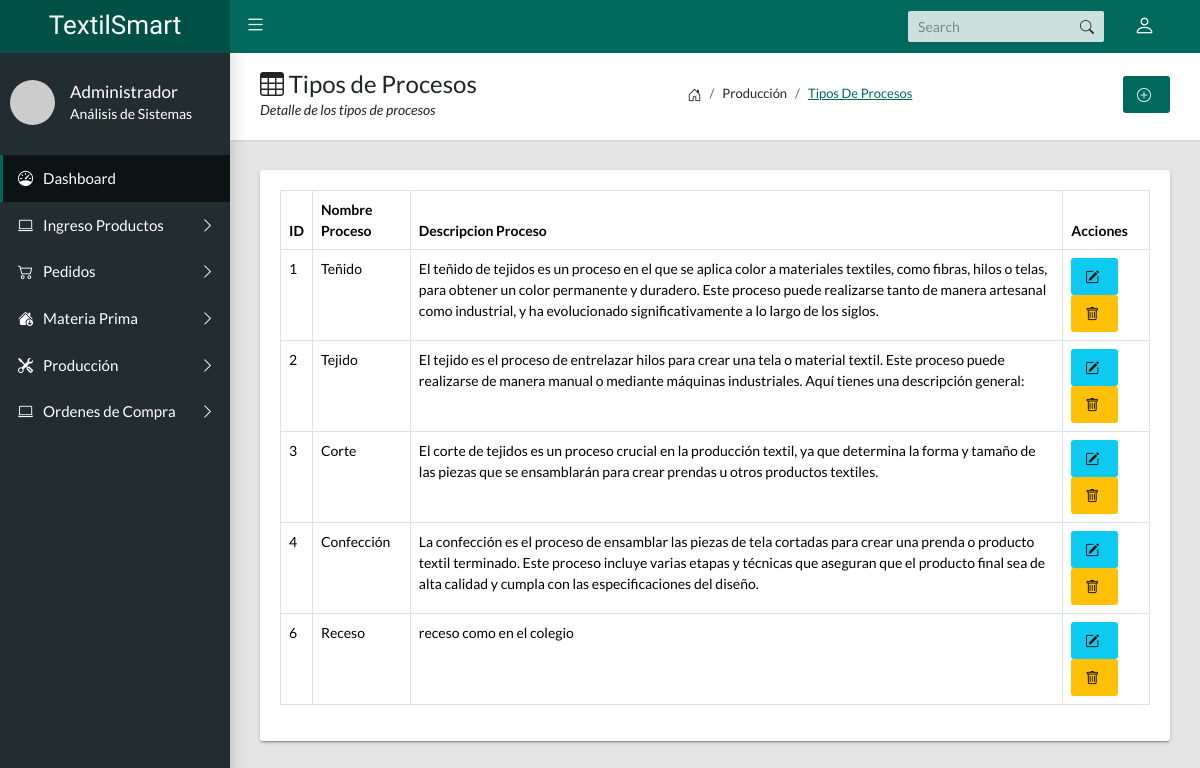
Screenshot of /?c=proceso with the database file from the repository.
### tables this page shows
CREATE TABLE `proceso_produccion` (
  `id_proceso` int(11) NOT NULL,
  `nombre_proceso` varchar(100) DEFAULT NULL,
  `descripcion_proceso` text DEFAULT NULL
);

### Controlador/proceso.controlador.php (called while the page is built, shortened)
<?php
require_once "Modelo/proceso.php";
class ProcesoControlador{
    public function __CONSTRUCT(){
        $this->modelo=new Proceso;
    }
    public function Inicio(){
        require_once "Vista/encabezado.php";
        require_once "Vista/proceso/index.php";
        require_once "Vista/pie.php";
    }
}

### Modelo/basededatos.php (called while the page is built, shortened)
<?php
class BasedeDatos{
    public static function Conectar(){
        try {
            $conexion = new PDO
            ("mysql:host=".self::servidor.";dbname=".self::nombrebd.";chartset=utf8",self::usuariobd,self::clave);
            $conexion -> setAttribute(PDO::ATTR_ERRMODE,PDO::ERRMODE_EXCEPTION);
            return $conexion;
        }catch(PDOException $e){
            return "Fallo ".$e->getMessage();
        }
    }
}

### Modelo/proceso.php (called while the page is built, shortened)
<?php
class Proceso{
    private $pdo;
    public function __CONSTRUCT(){
        $this->pdo = BasedeDatos::Conectar();
    }
    public function ListarProceso(){
        try{
            $consulta = $this->pdo->prepare("SELECT * FROM proceso_produccion;");
            $consulta->execute();
            return $consulta->fetchAll(PDO::FETCH_OBJ);
        }catch(Exception $e){
            die($e->getMessage());
        }
    }
}

### Vista/proceso/index.php (the view)
<main class="app-content">
      <div class="app-title">
        <div>
          <h1><i class="bi bi-table"></i> Tipos de Procesos</h1>
          <p>Detalle de los tipos de procesos</p>
        </div>
        <ul class="app-breadcrumb breadcrumb side">
          <li class="breadcrumb-item"><i class="bi bi-house-door fs-6"></i></li>
          <li class="breadcrumb-item">Producción</li>
          <li class="breadcrumb-item active"><a href="#">Tipos de Procesos</a></li>
        </ul>
      <div><a class="btn btn-primary btn-flat" href="?c=proceso&a=FormCrearProceso"><i class="bi bi-plus-circle"></i></a>
      </div>
      </div>
      <div class="row">
        <div class="col-md-12">
          <div class="tile">
            <div class="tile-body">
              <div class="table-responsive">
                <table class="table table-hover table-bordered" id="sampleTable">
                  <thead>
                    <tr>
                      <th>ID</th>
                      <th>Nombre Proceso</th>
                      <th>Descripcion Proceso</th>
                      <th>Acciones</th>
                    </tr>
                  </thead>
                  <tbody>
                <?php foreach($this->modelo->ListarProceso()as$r): ?>
                    <tr>
                      <td><?=$r->id_proceso?></td>
                      <td><?=$r->nombre_proceso?></td>
                      <td><?=$r->descripcion_proceso?></td>
                      <td>
                        <a class="btn btn-info btn-flat" href="?c=proceso&a=FormCrearProceso&id=<?=$r->id_proceso?>"><i class="bi bi-pencil-square"></i></a>
                        <a class="btn btn-warning btn-flat" href="?c=proceso&a=BorrarProceso&id=<?=$r->id_proceso?>"><i class="bi bi-trash"></i></a>
                      </td>
                    </tr>
                <?php endforeach;?>
                  </tbody>
                </table>
              </div>
            </div>
          </div>
        </div>
      </div>
    </main>

### rows the page displays
proceso_produccion: id_proceso "1", nombre_proceso "Teñido", descripcion_proceso "El teñido de tejidos es un proceso en el que se aplica color a materiales textiles, como fibras, hilos o telas, para obtener un color permanente y duradero. Este proceso puede realizarse tanto de manera artesanal como industrial, y ha evolucionado significativamente a lo largo de los siglos."
proceso_produccion: id_proceso "2", nombre_proceso "Tejido", descripcion_proceso "El tejido es el proceso de entrelazar hilos para crear una tela o material textil. Este proceso puede realizarse de manera manual o mediante máquinas industriales. Aquí tienes una descripción general:"
proceso_produccion: id_proceso "3", nombre_proceso "Corte", descripcion_proceso "El corte de tejidos es un proceso crucial en la producción textil, ya que determina la forma y tamaño de las piezas que se ensamblarán para crear prendas u otros productos textiles."
proceso_produccion: id_proceso "4", nombre_proceso "Confección", descripcion_proceso "La confección es el proceso de ensamblar las piezas de tela cortadas para crear una prenda o producto textil terminado. Este proceso incluye varias etapas y técnicas que aseguran que el producto final sea de alta calidad y cumpla con las especificaciones del diseño."
proceso_produccion: id_proceso "6", nombre_proceso "Receso", descripcion_proceso "receso como en el colegio"
